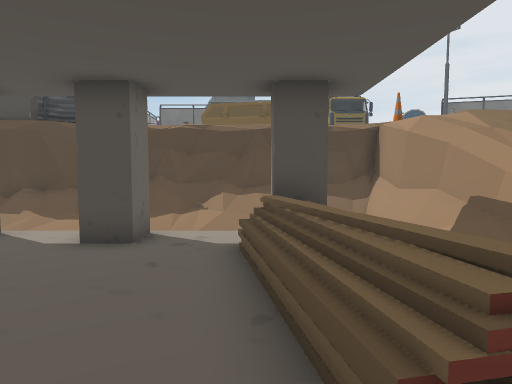
[1] (above)

20 first-person views from a walk through a Unity game level. The camera is 1.4 m above the floor, tilts 4° down and sees 75° across. The floor is counted in squares, 1 m on a side. Each view is taken from the middle of a square. On the plan, view 1 faces up. The plan holds only what a view shows up to about 15 squares ahead; the rest is blank. The place goes on beyond the plan. The player character is not drawn. Some surface patterns are stand-ins.

[2]
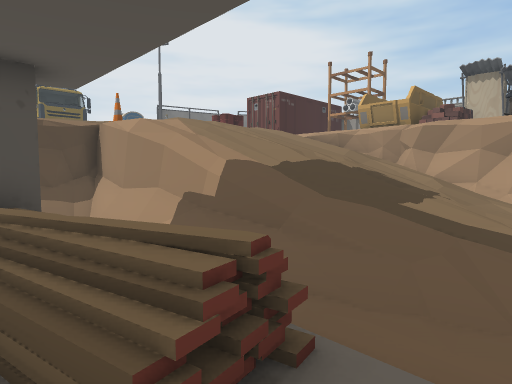

[3]
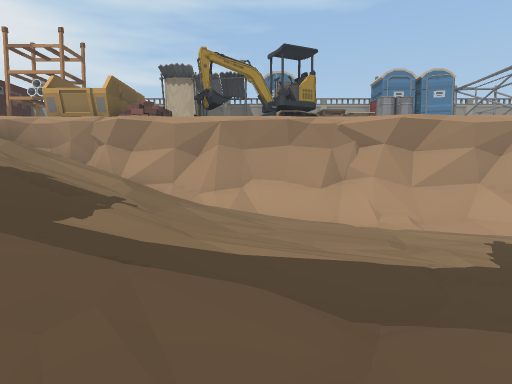

[4]
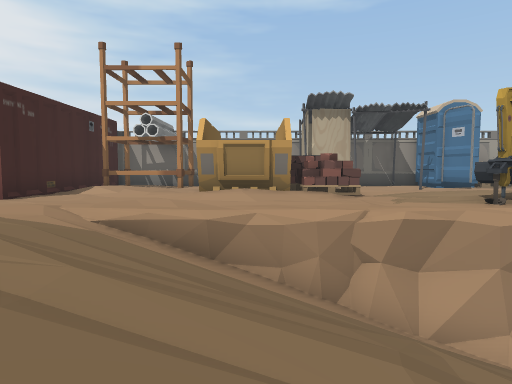

[5]
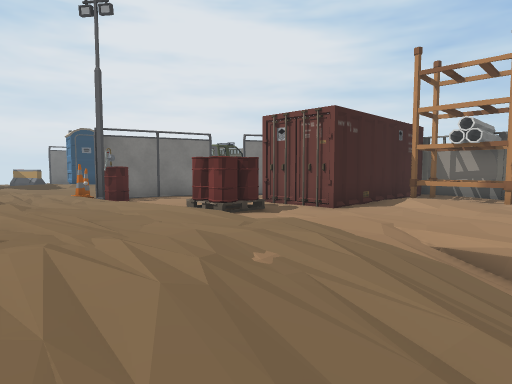

[6]
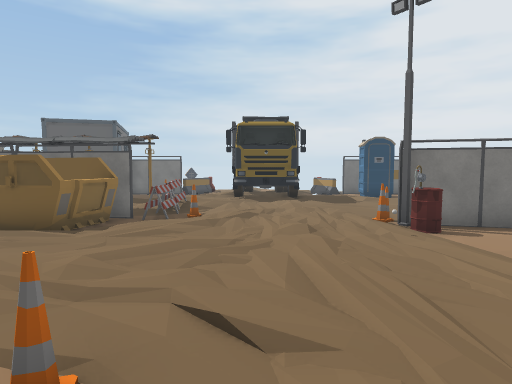

[7]
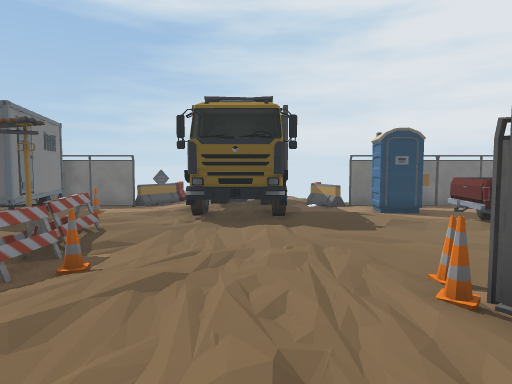

[8]
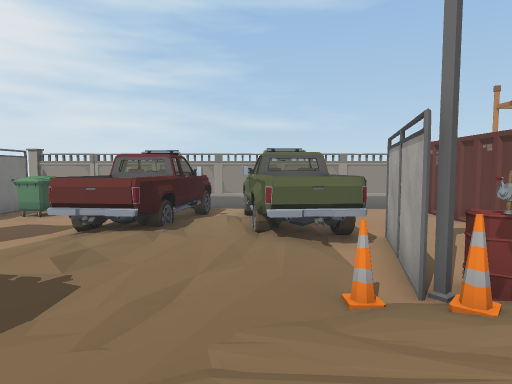

[9]
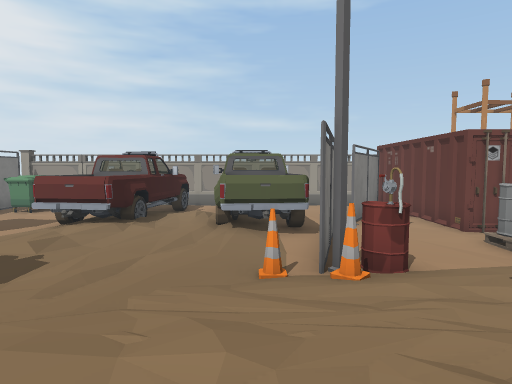

[10]
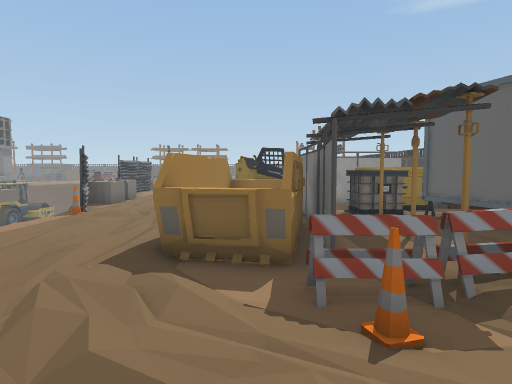

[11]
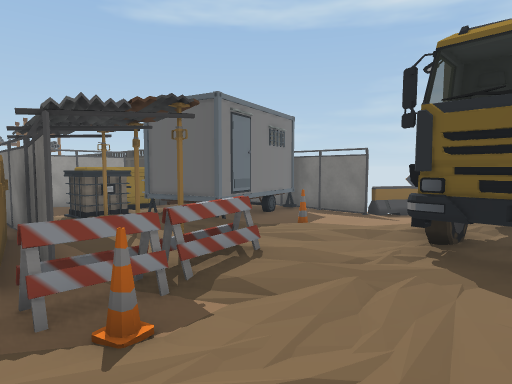

[12]
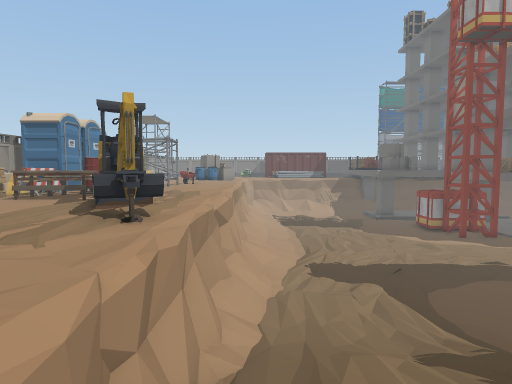

[13]
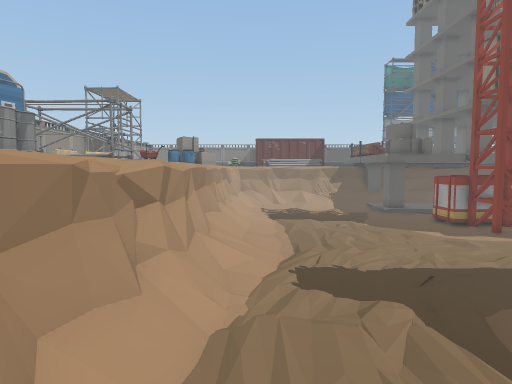

[14]
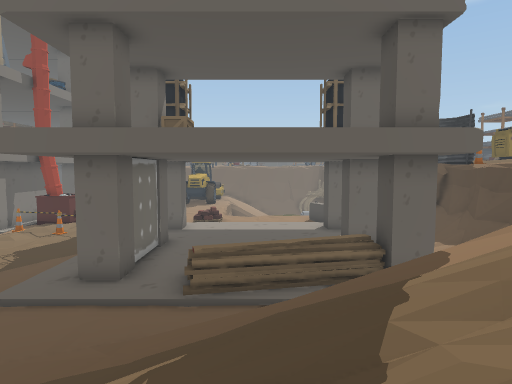

[15]
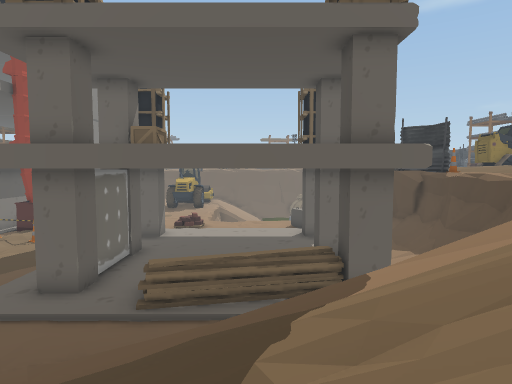

[16]
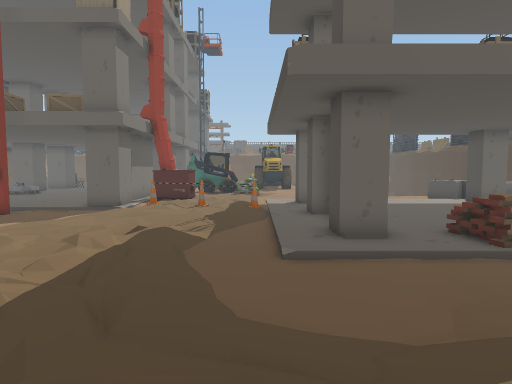

[17]
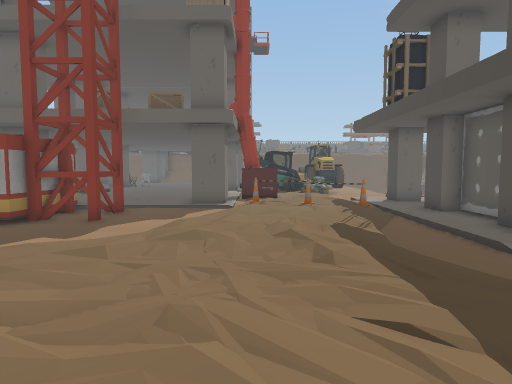

[18]
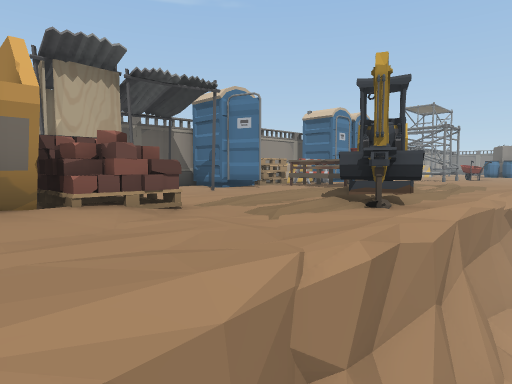

[19]
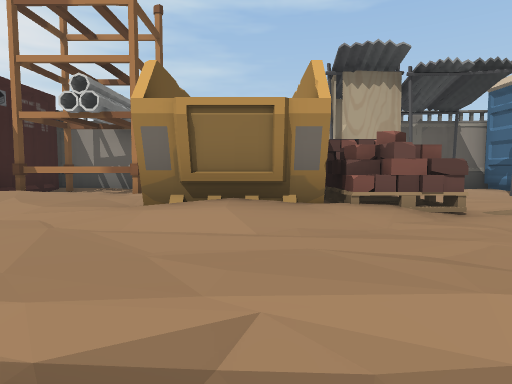

[20]
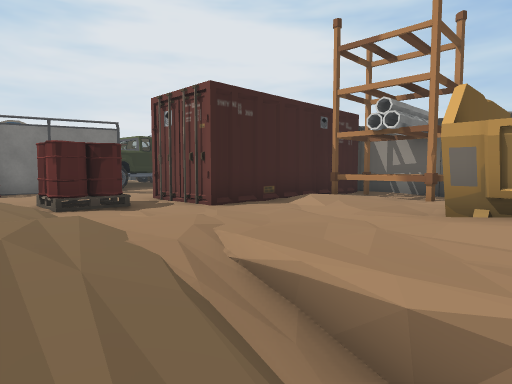

### Floor plan
Key: @ floor where view 1 was taken; # wall or solid block; . main floor; : floor 0.25 m higher than the main floor; - floor 0.25 m lower than the main floor; _ floor 2.25 m lower than the main floor; < floor 2.75 m lower than the main floor; ( floor 3 m lower than the main floor; ! floor 3.25 m lower than the main floor; / step, stairs or slope; = window, fence, low wall or low ledge; v drop or lower ground; O other object.
Columns run from 7 left of view 1 to 20 right of it. Each row starts with its distance up from view 1.
 29     #####O- OO  --O#########
 28  O   OO---- OOO ---O ---OO O
 27  O   OO----     ---O -.-OO O
 26  O    O-.- .O  O./-OO----  O
 25       O--O.:OOOO../----    O
 24 # O.  OO/.//OOOO....OOOOO  O
 23 # O.OO...:./OOO...:.OOOOOOOO
 22  OOOO /..............OOOOO-O
 21  --OO  #//=............/---O
 20     - ---.O-........OOOOO  O
 19    OOOOOOO=O.....O.OOOOO   O
 18      O   O-.....OOO-OOOO   O
 17      OOOOO/......O-OO----- O
 16       ......../...----O--- O
 15    :..........:...-----OO--O
 14 ..../............/OO-OOOOOOO
 13 ......... ../..../OOO     OO
 12 -.OO---   /.......--OOOOOOOO
 11 OO#=v=#v ===O.....----/ OOOO
 10 //////// //v........--. #OO
  9 ////////  #=////.-/--...OOO
  8  !!!(!!!  #=///////-..-..
  7  O((O(((O  v///////-.OOOO O
  6  ((((((/#  v//////=-.O    OO
  5  ((((((/_( v//////=--OOOO OO
  4  ((((((//( ////////--OOOOO
  3  ((((((//(!///////v-.---OO
  2  (((((((/=!///////=O..---- O
  1  (((((((((!///////=O/.-----O
  0  ((((((@((!////<</v-O.---OOO
 -1  O((O###O(!!///<</v-OO--OO
 -2  (((((((((!!(/(<</v-O ---OOO
 -3  ((O((!!!!!!///((/v-/ OOOOOO
 -4 (((O((//!!(/(<(((/v--.OO#OOO
 -5 ((O(((((//((<(((//v-..OO#OO
 -6  (O(/((<<</(((<(//=-- OO-O#O
 -7  (O((<(((((((((///=--    OO
 -8  (O!/((((/(((<(!//=---  OOOO
 -9   O!!!//((/((</!//v  -   O
-10  ((!!!!!/(<((((!//= --OOOO
-11  (((!!!!! (<(((!(/v --OOOO
-12  ((!OO!!!  (( (!//=

Where each view was taken, in squares from view 1:
view 1: 0 up, 0 right, facing up
view 2: 0 up, 0 right, facing up-right
view 3: 0 up, 2 right, facing right
view 4: 6 up, 6 right, facing right
view 5: 7 up, 6 right, facing up-right
view 6: 9 up, 6 right, facing up
view 7: 14 up, 7 right, facing up
view 8: 20 up, 6 right, facing right
view 9: 19 up, 5 right, facing right
view 10: 18 up, 7 right, facing left
view 11: 18 up, 7 right, facing up-left
view 12: 7 up, 10 right, facing down
view 13: 3 up, 9 right, facing down
view 14: 3 up, 9 right, facing left
view 15: 4 up, 9 right, facing left
view 16: 3 down, 8 right, facing left
view 17: 7 down, 8 right, facing left
view 18: 6 up, 10 right, facing down-right
view 19: 6 up, 10 right, facing right
view 20: 6 up, 9 right, facing up-right
